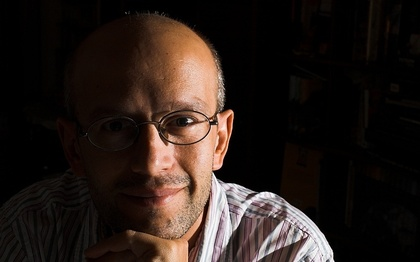
%> input picture LAB5-TransformacionesDominio/foto.jpg, 420 x 262 px, shrunk from 800 x 500 before the run
$ octave --eval "demoP3;"   (GNU Octave 9; MATLAB toolbox functions it lacks are replaced by stand-ins)
%> lines starting %> are read from the running program, lines starting %| are printed output that depends on the picture
function demoP3(arg)

global im im_h
global x y pl lin selected
global N M s

if nargin==0, arg='inicio'; im=imread('foto.jpg');
%> in demoP3, im is the input picture: size 262x420x3 uint8; mean R, G, B 41.1, 30.8, 26.1
else
 if ~ischar(arg), im=arg; arg='inicio'; end
end

switch(arg)

    case 'inicio'

     [N M s]=size(im);
%> N = 262; M = 420; s = 3


     x = round([M/4 M/2 3*M/4]);
%> x = [105 210 315]
     y=  round(N*[3 1 3]/4);
%> y = [197 66 197]
     x = [x x]; y=[y y];
%> after `x = [x x]`: x = [105 210 315 105 210 315]

     figure(1);
     axes('pos',[0.05 0.05 0.43 0.9]);
     hold off; image(im,'Xdata',[1 M],'Ydata',[1 N]);

     hold on
     lin(1)=plot([x(1:3) x(1)],[y(1:3) y(1)],'y','LineWidth',2,...
                  'UserData',1);

     pl=zeros(1,3);
     for k=1:3,
         pl(k)=plot(x(k),y(k),'yo','MarkerFaceColor','y',...
                              'UserData',k,'MarkerSize',6);
     end
     hold off

     set(gca,'Xlim',[-5 M+5],'Ylim',[-5 N+5],'Color',get(gcf,'Color')')
     axis off
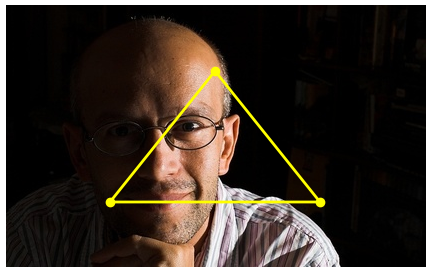
%> figure redrawn from the program's plot data

     axes('pos',[0.52 0.05 0.43 0.9]);
     hold off;  im_h=image(im,'Xdata',[1 M],'Ydata',[1 N]);

     hold on

     lin(2)=plot([x(4:6) x(4)],[y(4:6) y(4)],'r','LineWidth',2,'UserData',2);

     for k=3+1:6,
         pl(k)=plot(x(k),y(k),'ro','MarkerFaceColor','r',...
                            'UserData',k,'MarkerSize',6);
     end
%> `demoP3;`:
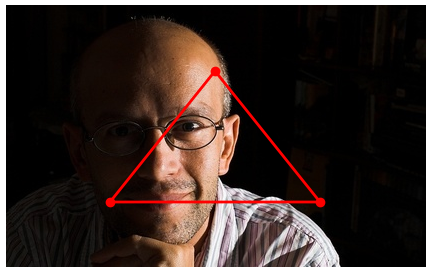
%> figure redrawn from the program's plot data
     hold off;
     set(gca,'Xlim',[-5 M+5],'Ylim',[-5 N+5])
     axis off
     set(gca,'Color',get(gcf,'Color')');

     set(pl,'ButtonDownFcn','demoP3 pincha_punto');

     colormap(gray(256))


    case 'pincha_punto'
      selected=get(gcbo,'UserData');
      set(gcf,'WindowButtonUpFcn','demoP3 release_punto');
      set(gcf,'WindowButtonMotionFcn','demoP3 mueve_punto');

    case 'mueve_punto'
      pos=get(gca,'CurrentPoint'); X=pos(1,1); Y=pos(1,2);

      set(gco,'Xdata',X,'Ydata',Y);
      y(selected)=Y; x(selected)=X;
      demoP3 pinta_lineas

    case 'chequea'
      x(x<1)=1; y(y<1)=1;
      x(x>M)=M; y(y>N)=N;
      demoP3 pinta_lineas
      demoP3 pinta_puntos


    case 'release_punto'

      demoP3 chequea

      set(gcf,'WindowButtonMotionFcn','');
      set(gcf,'WindowButtonUpFcn','');

      demoP3 interpola

    case 'pinta_puntos'

      for k=1:2*3,
         set(pl(k),'Xdata',x(k),'Ydata',y(k));
      end

    case 'pinta_lineas'


      set(lin(1),'Xdata',[x(1:3) x(1)],'Ydata',[y(1:3) y(1)]);
      set(lin(2),'Xdata',[x(4:6) x(4)],'Ydata',[y(4:6) y(4)]);

    case 'interpola'

     P=get_P3([x((1:3)+3)' y((1:3)+3)'],[x(1:3)' y(1:3)']);
     im2 = interpola(im,P); im2(isnan(im2))=128;
     set(im_h,'Cdata',uint8(im2));


end

return

$ run again, with LAB5-TransformacionesDominio/willis.jpg copied over LAB5-TransformacionesDominio/foto.jpg
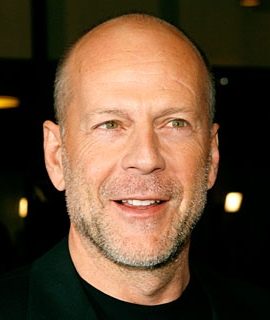
%> input picture LAB5-TransformacionesDominio/willis.jpg, 270 x 320 px
%> in demoP3, im is the input picture: size 320x270x3 uint8; mean R, G, B 98.2, 73.9, 52.4
%> in demoP3, `axis off`:
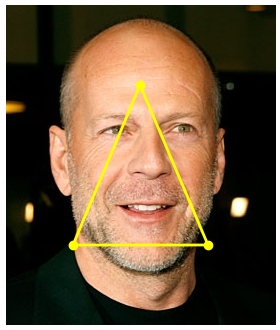
%> figure redrawn from the program's plot data
%> `demoP3;`:
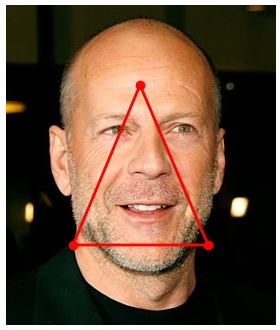
%> figure redrawn from the program's plot data
